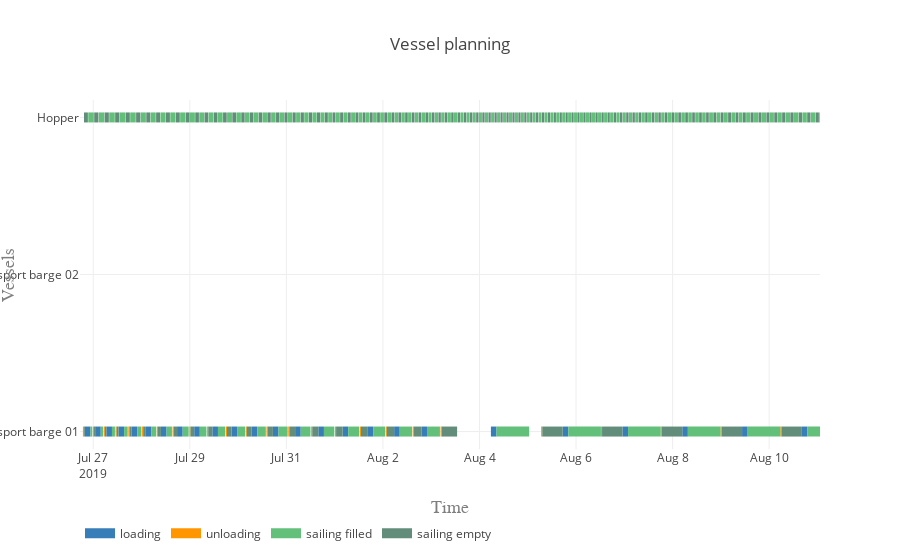

Notebook source saved alongside this figure:
### Markdown cell above
#### Vessel planning

### Code cell
vessels = [gantry_crane, 
           installation_crane, 
           transport_barge_01, 
           transport_barge_02, 
           hopper]

activities = ['loading', 'unloading', 'sailing filled', 'sailing empty', 'processing']
colors = {0:'rgb(55,126,184)', 1:'rgb(255,150,0)', 2:'rgb(98, 192, 122)', 3:'rgb(98, 141, 122)', 4:'rgb(110, 141, 122)'}

plot.vessel_planning(vessels, activities, colors)

### Figure 1 — Plotly figure (JSON) as saved in the notebook; plotly's stock layout.template omitted (floating-point values rounded to 4 significant figures; data arrays with more than 128 entries replaced by an {"elided": "..."} marker saying what was removed)
{"data": [{"connectgaps": false, "hoverinfo": "y+name", "line": {"color": "rgb(55,126,184)", "width": 10}, "mode": "lines", "name": "loading", "type": "scatter", "uid": "3017083b-b62b-460f-8701-c54de6519537", "x": {"elided": "2000 str values"}, "y": {"elided": "2000 str values"}}, {"connectgaps": false, "hoverinfo": "y+name", "line": {"color": "rgb(255,150,0)", "width": 10}, "mode": "lines", "name": "unloading", "type": "scatter", "uid": "ceaa83ac-ca91-4365-a952-03ed725f057a", "x": {"elided": "2000 str values"}, "y": {"elided": "2000 str values"}}, {"connectgaps": false, "hoverinfo": "y+name", "line": {"color": "rgb(98, 192, 122)", "width": 10}, "mode": "lines", "name": "sailing filled", "type": "scatter", "uid": "25ffb7c9-b87f-401f-9813-c6a59bcbf6d1", "x": {"elided": "2000 str values"}, "y": {"elided": "2000 str values"}}, {"connectgaps": false, "hoverinfo": "y+name", "line": {"color": "rgb(98, 141, 122)", "width": 10}, "mode": "lines", "name": "sailing empty", "type": "scatter", "uid": "07bad7c6-1270-4b47-b286-22eabc7faf77", "x": {"elided": "1990 str values"}, "y": {"elided": "1990 str values"}}, {"connectgaps": false, "hoverinfo": "y+name", "line": {"color": "rgb(110, 141, 122)", "width": 10}, "mode": "lines", "name": "processing", "type": "scatter", "uid": "bcfe1294-bf6f-4e1a-878e-1522fcc7df17", "x": [], "y": []}], "layout": {"hovermode": "closest", "legend": {"orientation": "h", "x": 0, "y": -0.2}, "title": "Vessel planning", "xaxis": {"range": ["2019-07-26 17:24:00.062643", "2019-08-11 01:16:09.630991"], "title": "Time", "titlefont": {"color": "#7f7f7f", "family": "Courier New, monospace", "size": 18}}, "yaxis": {"title": "Vessels", "titlefont": {"color": "#7f7f7f", "family": "Courier New, monospace", "size": 18}}}}
